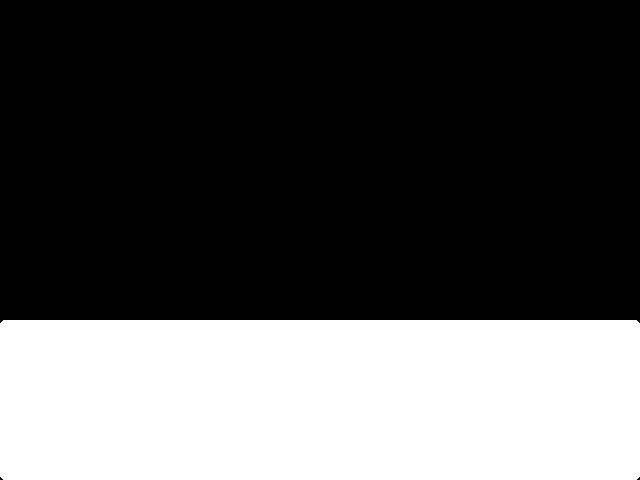

Tiled map render using the project's own tile images. Description and the map definition, with tile-layer contents summarised, below:
An orthogonal 40x30 tile map with 16x16 px tiles, 4 tile layers (platforms, spikes, platforms2, spikes2) and 2 objects.

<map version="1.9" tiledversion="1.9.2" orientation="orthogonal" renderorder="right-down" width="40" height="30" tilewidth="16" tileheight="16" infinite="0" nextlayerid="9" nextobjectid="6">
 <editorsettings>
  <export target="lv9.csv" format="csv" />
 </editorsettings>
 <tileset firstgid="1" name="tileset" tilewidth="16" tileheight="16" tilecount="81" columns="9">
  <image source="../images/tileset.png" width="144" height="144" />
 </tileset>
 <layer id="1" name="platforms" width="40" height="30">
  <data>[1200 cells, 860 non-empty, 6 distinct tile ids]</data>
 </layer>
 <layer id="2" name="spikes" width="40" height="30">
  <data>[1200 cells, 1026 non-empty, 1 distinct tile ids]</data>
 </layer>
 <layer id="4" name="platforms2" width="40" height="30">
  <data>[1200 cells, 1030 non-empty, 6 distinct tile ids]</data>
 </layer>
 <objectgroup id="5" name="text" />
 <objectgroup id="6" name="player">
  <object id="3" x="48" y="288" width="16" height="16" />
 </objectgroup>
 <layer id="3" name="spikes2" width="40" height="30">
  <data>[1200 cells, 891 non-empty, 1 distinct tile ids]</data>
 </layer>
 <objectgroup id="8" name="end">
  <object id="5" x="592" y="304" width="16" height="16">
   <properties>
    <property name="next" value="end" />
   </properties>
  </object>
 </objectgroup>
</map>
